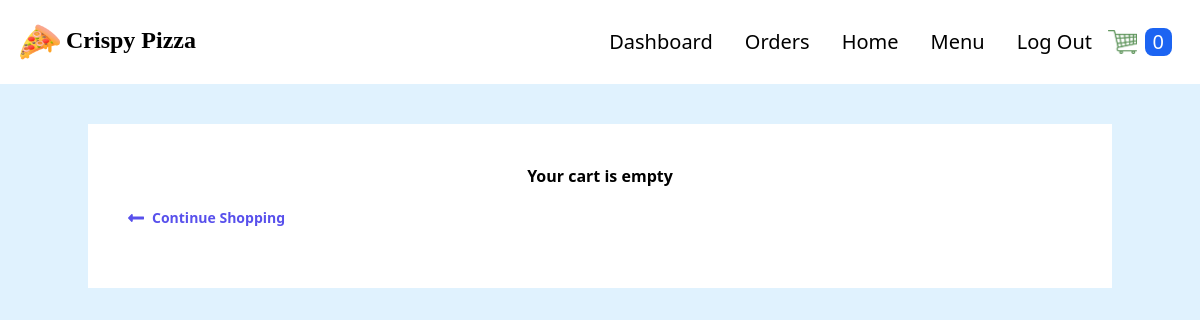
The app's page /cart/ (signed in), older data.
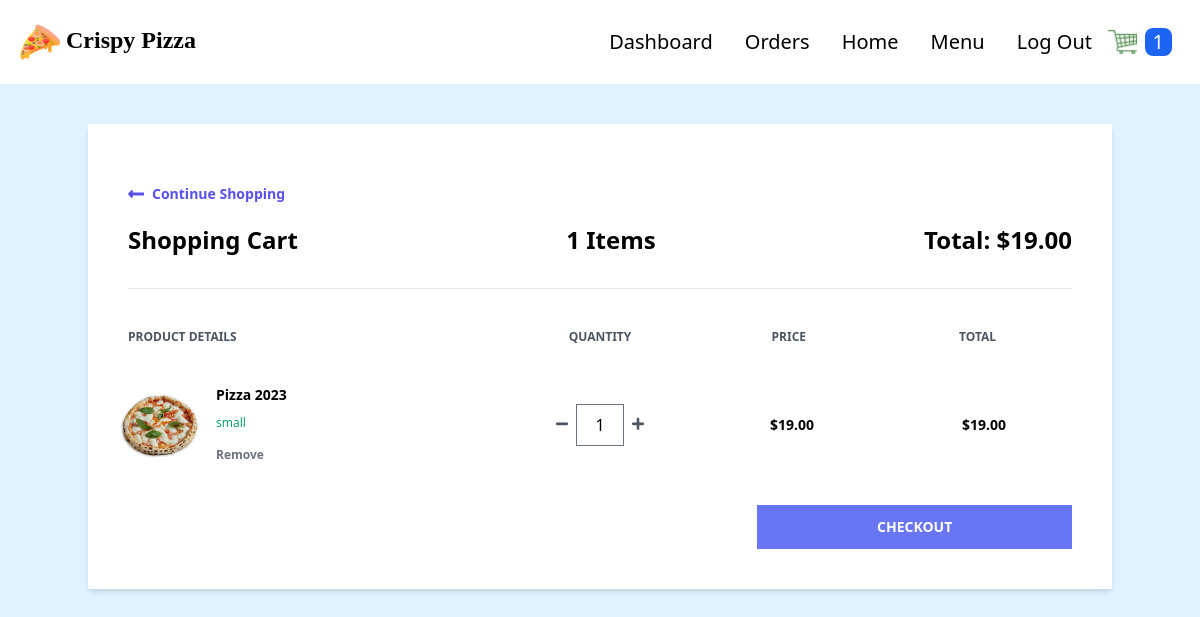
The same page, newer data.
### order/models.py (models this page shows, shortened)
class Order(models.Model):
    PAYMENT_CHOICES = (
        ("cash", "cash"),
        ("online", "online")
    )
    DELIVERY_CHOICES = (
        ("delivery", "delivery"),
        ("carryout", "carryout")
    )
    transaction_id = models.UUIDField(
        primary_key=True, default=uuid.uuid4, editable=True)
    customer = models.ForeignKey(
        Customer, on_delete=models.CASCADE)
    date_ordered = models.DateTimeField(auto_now_add=True)
    date_modified = models.DateTimeField(auto_now=True)
    complete = models.BooleanField(default=False)
    paid = models.BooleanField(default=False)
    payment_method = models.CharField(max_length=10, choices=PAYMENT_CHOICES)
    delivery_method = models.CharField(max_length=10, choices=DELIVERY_CHOICES)
    shipping = models.ForeignKey(
        "ShippingAddress", on_delete=models.SET_NULL, blank=True, null=True)
    pickup = models.ForeignKey(
        "PickUpDetail", on_delete=models.SET_NULL, blank=True, null=True)
    coupon = models.ForeignKey(
        'Coupon', on_delete=models.SET_NULL, blank=True, null=True)
    @property
    def get_cart_subtotal(self):
        order_items = self.orderitem_set.all()
        total = sum([item.get_total for item in order_items])
        return total
    get_cart_subtotal.fget.short_description = 'Subtotal'
    @property
    def get_cart_total(self):
        total = self.get_cart_subtotal
        if self.coupon:
            total = total - self.get_coupon_value
        return total
    get_cart_total.fget.short_description = 'Total'
    @property
    def get_cart_items(self):
        order_items = self.orderitem_set.all()
        total = sum([item.quantity for item in order_items])
        return total
    get_cart_items.fget.short_description = '# Items'
    @property
    def get_coupon_value(self):
        if self.coupon:
            if self.coupon.discount_type == "Percent":
                coupon_value = round(
                    self.get_cart_subtotal*self.coupon.discount_amount/100, 2)
            else:
                coupon_value = self.coupon.discount_amount
        else:
            coupon_value = None
        return coupon_value
    get_coupon_value.fget.short_description = 'Coupon'

class OrderItem(models.Model):
    product = models.ForeignKey(
        Product, on_delete=models.SET_NULL, blank=True, null=True)
    order = models.ForeignKey(
        Order, on_delete=models.CASCADE, null=True, blank=True)
    variation = models.ForeignKey(
        ProductVariant, on_delete=models.SET_NULL, blank=True, null=True)
    quantity = models.IntegerField(default=0, null=True, blank=True)
    date_added = models.DateTimeField(auto_now_add=True)
    @property
    def get_total(self):
        if self.product.has_variants:
            total = self.variation.price * self.quantity
        else:
            total = self.product.price * self.quantity
        return total
    get_total.fget.short_description = 'Total'
    def image_tag(self):
        return mark_safe(f'<img src="{self.product.image.url}" width="100" height="100" />')
    image_tag.short_description = 'Image'

### store/models.py (models this page shows, shortened)
class Product(models.Model):
    id = models.UUIDField(primary_key=True, default=uuid.uuid4, editable=False)
    name = models.CharField(max_length=100)
    price = models.DecimalField(
        max_digits=6, decimal_places=2, blank=True, null=True)
    desc = models.TextField(max_length=500)
    image = models.ImageField(blank=True, upload_to='images')
    created_at = models.DateField(auto_now_add=True)
    updated_at = models.DateField(auto_now=True)
    product_category = models.ForeignKey(
        "Category", on_delete=models.CASCADE, null=True, blank=True)
    def image_tag(self):
        return mark_safe(f'<img src="{self.image.url}" width="100" height="100" />')
    image_tag.short_description = 'Image'
    @property
    def has_variants(self):
        if self.productvariant_set.count() > 0:
            return True
        else:
            return False

class ProductVariant(models.Model):
    title = models.CharField(max_length=100, blank=True, null=True)
    product = models.ForeignKey(Product, on_delete=models.CASCADE)
    size = models.ForeignKey(Size, on_delete=models.CASCADE)
    price = models.DecimalField(max_digits=6, decimal_places=2)

class Size(models.Model):
    name = models.CharField(max_length=20, blank=True, null=True, unique=True)

### order/views.py (the view)
# urls.py: path('cart/', views.cart, name='cart'),
def cart(request):
    if request.user.is_authenticated:
        customer = request.user.customer
    else:
        customer, created = Customer.objects.get_or_create(
            device=request.COOKIES['device'])
    customer_order = Order.objects.filter(
        customer=customer, complete=False)
    if customer_order.exists():
        customer_items = OrderItem.objects.filter(
            order_id__in=customer_order).order_by("product__name", "-variation__size")
        customer_order = customer_order[0]
    else:
        customer_order, customer_items = None, None
    context = {
        "order": customer_order,
        "items": customer_items,
    }
    return render(request, 'order/cart.html', context)

### store/context_processors.py (called while the page is built)
def get_cart_quantity(request):
    if request.user.is_authenticated:
        try:
            customer = request.user.customer
        except:
            number_of_items = 0
    else:
        try:
            customer, created = Customer.objects.get_or_create(
                device=request.COOKIES['device'])
        except:
            number_of_items = 0
    try:
        customer_order = Order.objects.filter(
            customer=customer, complete=False)[0]
        number_of_items = customer_order.get_cart_items
    except:
        number_of_items = 0
    return {'cart_quantity': number_of_items}

### order/templates/order/cart.html (shortened to what this page needs)
{% extends 'store/base.html' %} {% block content %} {% if not items %}
<div class="container mx-auto mt-10">
  <div class="w-full bg-white px-10 py-10 text-center">
    <h2 class="font-bold">Your cart is empty</h2>
    <div>
      <a
        href="{% url 'store:products' %}"
        class="flex font-semibold text-indigo-600 text-sm my-5 w-1/4"
      >
        <svg
          class="fill-current mr-2 text-indigo-600 w-4"
          viewBox="0 0 448 512"
        >
          <path
            d="M134.059 296H436c6.627 0 12-5.373 12-12v-56c0-6.627-5.373-12-12-12H134.059v-46.059c0-21.382-25.851-32.09-40.971-16.971L7.029 239.029c-9.373 9.373-9.373 24.569 0 33.941l86.059 86.059c15.119 15.119 40.971 4.411 40.971-16.971V296z"
          />
        </svg>
        Continue Shopping
      </a>
    </div>
  </div>
</div>
{% else %}
<div class="container mx-auto mt-10">
  <div class="flex flex-col shadow-md my-10">
    <div class="w-full bg-white px-10 py-10">
      <a
        href="{% url 'store:products' %}"
        class="flex font-semibold text-indigo-600 text-sm my-5 w-1/4"
      >
        <svg
          class="fill-current mr-2 text-indigo-600 w-4"
          viewBox="0 0 448 512"
        >
          <path
            d="M134.059 296H436c6.627 0 12-5.373 12-12v-56c0-6.627-5.373-12-12-12H134.059v-46.059c0-21.382-25.851-32.09-40.971-16.971L7.029 239.029c-9.373 9.373-9.373 24.569 0 33.941l86.059 86.059c15.119 15.119 40.971 4.411 40.971-16.971V296z"
          />
        </svg>
        Continue Shopping
      </a>
      <div class="flex justify-between border-b pb-8">
        <h1 class="font-semibold text-2xl">Shopping Cart</h1>
        <h2 class="font-semibold text-2xl">{{order.get_cart_items}} Items</h2>
        <h2 class="font-semibold text-2xl">
          Total: ${{order.get_cart_subtotal|floatformat:2}}
        </h2>
      </div>
      <div class="flex mt-10 mb-5">
        <h3 class="font-semibold text-gray-600 text-xs uppercase w-2/5">
          Product Details
        </h3>
        <h3
          class="font-semibold text-center text-gray-600 text-xs uppercase w-1/5 text-center"
        >
          Quantity
        </h3>
        <h3
          class="font-semibold text-center text-gray-600 text-xs uppercase w-1/5 text-center"
        >
          Price
        </h3>
        <h3
          class="font-semibold text-center text-gray-600 text-xs uppercase w-1/5 text-center"
        >
          Total
        </h3>
      </div>
      {% for item in items %}
      <div class="flex items-center hover:bg-gray-100 -mx-8 px-6 py-5">
        <div class="flex w-2/5">
          <div class="w-20">
            <img
              class="h-20 rounded-xl"
              src="{{item.product.image.url}}"
              alt=""
            />
          </div>
          <div class="flex flex-col justify-between ml-4 flex-grow">
            <span class="font-bold text-sm">{{ item.product.name|title }}</span>
            <span class="text-green-500 text-xs"
              >{{item.variation.size.name}}</span
            >
            <form
              action="{% url 'order:remove-from-cart' item.id %}"
              method="post"
            >
              <button
                type="submit"
                class="font-semibold hover:text-red-500 text-gray-500 text-xs"
              >
                Remove
              </button>
            </form>
          </div>
        </div>
        <div
          class="flex justify-center items-center w-1/5 individual-container"
        >
          <form
            action="{% url 'order:reduce-product-quantity' item.pk %}"
            method="post"
          >
            <button type="submit">
              <svg class="fill-current text-gray-600 w-3" viewBox="0 0 448 512">
                <path
                  d="M416 208H32c-17.67 0-32 14.33-32 32v32c0 17.67 14.33 32 32 32h384c17.67 0 32-14.33 32-32v-32c0-17.67-14.33-32-32-32z"
                />
              </svg>
            </button>
          </form>
          <input
            class="quantity mx-2 border text-center w-12"
            type="number"
            value="{{item.quantity}}"
            min="1"
            oninput="validity.valid||(value='');"
            id="{{item.pk}}"
          />
          <form
            action="{% url 'order:increase-product-quantity' item.pk %}"
            method="post"
          >
            <button type="submit">
            </button>
          </form>
        </div>
        <h1 class="text-center w-1/5 font-semibold text-sm">
          ${% firstof item.variation.price item.product.price %}
        </h1>
        <span class="text-center w-1/5 font-semibold text-sm"
          >${{item.get_total|floatformat:2}}</span
        >
      </div>
      {% endfor %}
      <div class="mt-5">
        <form action="{% url 'order:checkout' %}" method="POST">
          <button
            type="submit"
            class="bg-indigo-500 font-semibold hover:bg-indigo-600 py-3 text-sm text-white uppercase w-1/3 flex items-center justify-center ml-auto"
          >
            Checkout
          </button>
        </form>
      </div>
    </div>
  </div>
</div>
{% endif %}
{% endblock %}

### store/templates/store/base.html (shortened to what this page needs)
{% load static %}
<!DOCTYPE html>
<html lang="en">
  <head>
    <link rel="stylesheet" href="{% static 'store/src/styles.css' %}" />
    <link rel="stylesheet" href="{% static 'store/src/customStyles.css' %}" />
    <link
      rel="stylesheet"
      href="//cdnjs.cloudflare.com/ajax/libs/timepicker/1.3.5/jquery.timepicker.min.css"
    />
  </head>
  <body class="m-0 p-0 bg-sky-100">
    <nav class="p-5 flex bg-white">
      <div class="flex justify-between items-center">
        <a href="{% url 'store:products' %}">
          <span class="text-2xl font-[Poppins] cursor-pointer font-semibold">
            <img
              class="h-10 inline"
              src="{% static 'store/images/pizza.png' %}"
            />
            Crispy Pizza
          </span>
        </a>
      </div>
      {% with request.resolver_match.url_name as url_name %}
      <ul class="flex ml-auto items-center">
        {% if user.is_superuser %}
        <li
          class="text-xl mx-4 hover:text-cyan-500 duration-500 {% if url_name == 'dashboard' %} text-cyan-500 {% endif %}"
        >
          <a href="{% url 'store:dashboard' %}">Dashboard</a>
        </li>
        {% endif %}
        {% if user.is_authenticated %}
        <li
          class="text-xl mx-4 hover:text-cyan-500 duration-500 {% if url_name == 'my_orders' %} text-cyan-500 {% endif %}"
        >
          <a href="{% url 'users:my_orders' %}">Orders</a>
        </li>
        {% endif %}
        <li
          class="text-xl mx-4 hover:text-cyan-500 duration-500 {% if url_name == 'products' %} text-cyan-500 {% endif %}"
        >
          <a href="{% url 'store:products' %}">Home</a>
        </li>
        <li id="menu" class="text-xl">
          <div class="dropdown inline-block relative">
            <button
              class="hover:text-cyan-500 py-2 px-4 inline-flex items-center {% if url_name in 'pizzas, drinks, sides' %} text-cyan-500 {% endif %}"
            >
              Menu
            </button>
          </div>
        </li>
        {% if user.is_authenticated %}
        <li class="text-xl mx-4 hover:text-cyan-500 duration-500">
          <a href="{% url 'users:logout' %}">Log Out</a>
        </li>
        {% endif %}
        <li class="shrink-0">
          <a href="{% url 'order:cart' %}">
            <img
              class="h-6"
              src="{% static 'store/images/cart.png' %}"
              alt="cart"
            />
          </a>
        </li>
        <li class="p-2">
          <div class="bg-blue-600 rounded-lg px-2">
            <p class="cart-count text-xl text-white">{{cart_quantity}}</p>
          </div>
        </li>
      </ul>
      {% endwith %}
    </nav>
    {% block content %} {% endblock %}
  </body>
</html>

Row changes from the older to the newer data that the page shows:
added Order: get_cart_items "1", get_cart_subtotal "19.00"
added OrderItem: product.image (picture), product.name "Pizza 2023", variation.size.name "small", quantity "1", variation.price "19.00", get_total "19.00"
Text that changed along with them:
{{ cart_quantity }}: "0" → "1"
text no longer shown: "Your cart is empty"
text now shown: "Shopping Cart Items Total: $ PRODUCT DETAILS QUANTITY PRICE TOTAL CHECKOUT"
